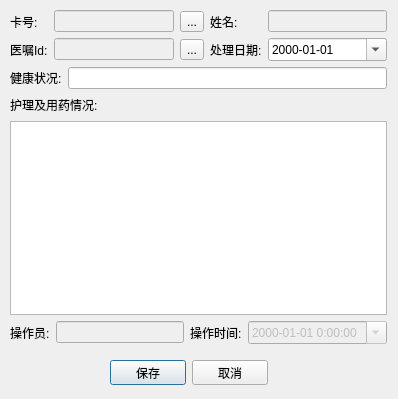
<?xml version="1.0" encoding="UTF-8"?>
<ui version="4.0">
 <class>NurseRecordDialog</class>
 <widget class="QDialog" name="NurseRecordDialog">
  <property name="geometry">
   <rect>
    <x>0</x>
    <y>0</y>
    <width>398</width>
    <height>399</height>
   </rect>
  </property>
  <property name="windowTitle">
   <string>Dialog</string>
  </property>
  <widget class="QWidget" name="layoutWidget">
   <property name="geometry">
    <rect>
     <x>110</x>
     <y>360</y>
     <width>158</width>
     <height>25</height>
    </rect>
   </property>
   <layout class="QHBoxLayout" name="horizontalLayout_6">
    <item>
     <widget class="QPushButton" name="btn_save">
      <property name="text">
       <string>保存</string>
      </property>
     </widget>
    </item>
    <item>
     <widget class="QPushButton" name="btn_cancel">
      <property name="text">
       <string>取消</string>
      </property>
     </widget>
    </item>
   </layout>
  </widget>
  <widget class="QWidget" name="layoutWidget1">
   <property name="geometry">
    <rect>
     <x>10</x>
     <y>10</y>
     <width>377</width>
     <height>334</height>
    </rect>
   </property>
   <layout class="QVBoxLayout" name="verticalLayout_6">
    <item>
     <layout class="QHBoxLayout" name="horizontalLayout">
      <item>
       <layout class="QVBoxLayout" name="verticalLayout">
        <item>
         <widget class="QLabel" name="label">
          <property name="text">
           <string>卡号:</string>
          </property>
         </widget>
        </item>
        <item>
         <widget class="QLabel" name="label_8">
          <property name="text">
           <string>医嘱Id:</string>
          </property>
         </widget>
        </item>
       </layout>
      </item>
      <item>
       <layout class="QVBoxLayout" name="verticalLayout_2">
        <item>
         <widget class="QLineEdit" name="lineEdit_cardNo">
          <property name="enabled">
           <bool>false</bool>
          </property>
         </widget>
        </item>
        <item>
         <widget class="QLineEdit" name="lineEdit_adviceId">
          <property name="enabled">
           <bool>false</bool>
          </property>
         </widget>
        </item>
       </layout>
      </item>
      <item>
       <layout class="QVBoxLayout" name="verticalLayout_3">
        <item>
         <widget class="QToolButton" name="toolButton_cardNo">
          <property name="text">
           <string>...</string>
          </property>
         </widget>
        </item>
        <item>
         <widget class="QToolButton" name="toolButton_adviceId">
          <property name="text">
           <string>...</string>
          </property>
         </widget>
        </item>
       </layout>
      </item>
      <item>
       <layout class="QVBoxLayout" name="verticalLayout_4">
        <item>
         <widget class="QLabel" name="label_7">
          <property name="text">
           <string>姓名:</string>
          </property>
         </widget>
        </item>
        <item>
         <widget class="QLabel" name="label_2">
          <property name="text">
           <string>处理日期:</string>
          </property>
         </widget>
        </item>
       </layout>
      </item>
      <item>
       <layout class="QVBoxLayout" name="verticalLayout_5">
        <item>
         <widget class="QLineEdit" name="lineEdit_name">
          <property name="enabled">
           <bool>false</bool>
          </property>
         </widget>
        </item>
        <item>
         <widget class="QDateEdit" name="dateEdit">
          <property name="displayFormat">
           <string>yyyy-MM-dd</string>
          </property>
          <property name="calendarPopup">
           <bool>true</bool>
          </property>
         </widget>
        </item>
       </layout>
      </item>
     </layout>
    </item>
    <item>
     <layout class="QHBoxLayout" name="horizontalLayout_3">
      <item>
       <widget class="QLabel" name="label_3">
        <property name="text">
         <string>健康状况:</string>
        </property>
       </widget>
      </item>
      <item>
       <widget class="QLineEdit" name="lineEdit_healthStatus"/>
      </item>
     </layout>
    </item>
    <item>
     <layout class="QHBoxLayout" name="horizontalLayout_4">
      <item>
       <widget class="QLabel" name="label_4">
        <property name="text">
         <string>护理及用药情况:</string>
        </property>
       </widget>
      </item>
      <item>
       <spacer name="horizontalSpacer">
        <property name="orientation">
         <enum>Qt::Horizontal</enum>
        </property>
        <property name="sizeHint" stdset="0">
         <size>
          <width>40</width>
          <height>20</height>
         </size>
        </property>
       </spacer>
      </item>
     </layout>
    </item>
    <item>
     <widget class="QTextEdit" name="textEdit"/>
    </item>
    <item>
     <layout class="QHBoxLayout" name="horizontalLayout_7">
      <item>
       <widget class="QLabel" name="label_5">
        <property name="text">
         <string>操作员:</string>
        </property>
       </widget>
      </item>
      <item>
       <widget class="QLineEdit" name="lineEdit_operator">
        <property name="enabled">
         <bool>false</bool>
        </property>
       </widget>
      </item>
      <item>
       <widget class="QLabel" name="label_6">
        <property name="text">
         <string>操作时间:</string>
        </property>
       </widget>
      </item>
      <item>
       <widget class="QDateTimeEdit" name="dateTimeEdit">
        <property name="enabled">
         <bool>false</bool>
        </property>
        <property name="displayFormat">
         <string>yyyy-MM-dd H:mm:ss</string>
        </property>
        <property name="calendarPopup">
         <bool>true</bool>
        </property>
       </widget>
      </item>
     </layout>
    </item>
   </layout>
  </widget>
 </widget>
 <resources/>
 <connections/>
</ui>
